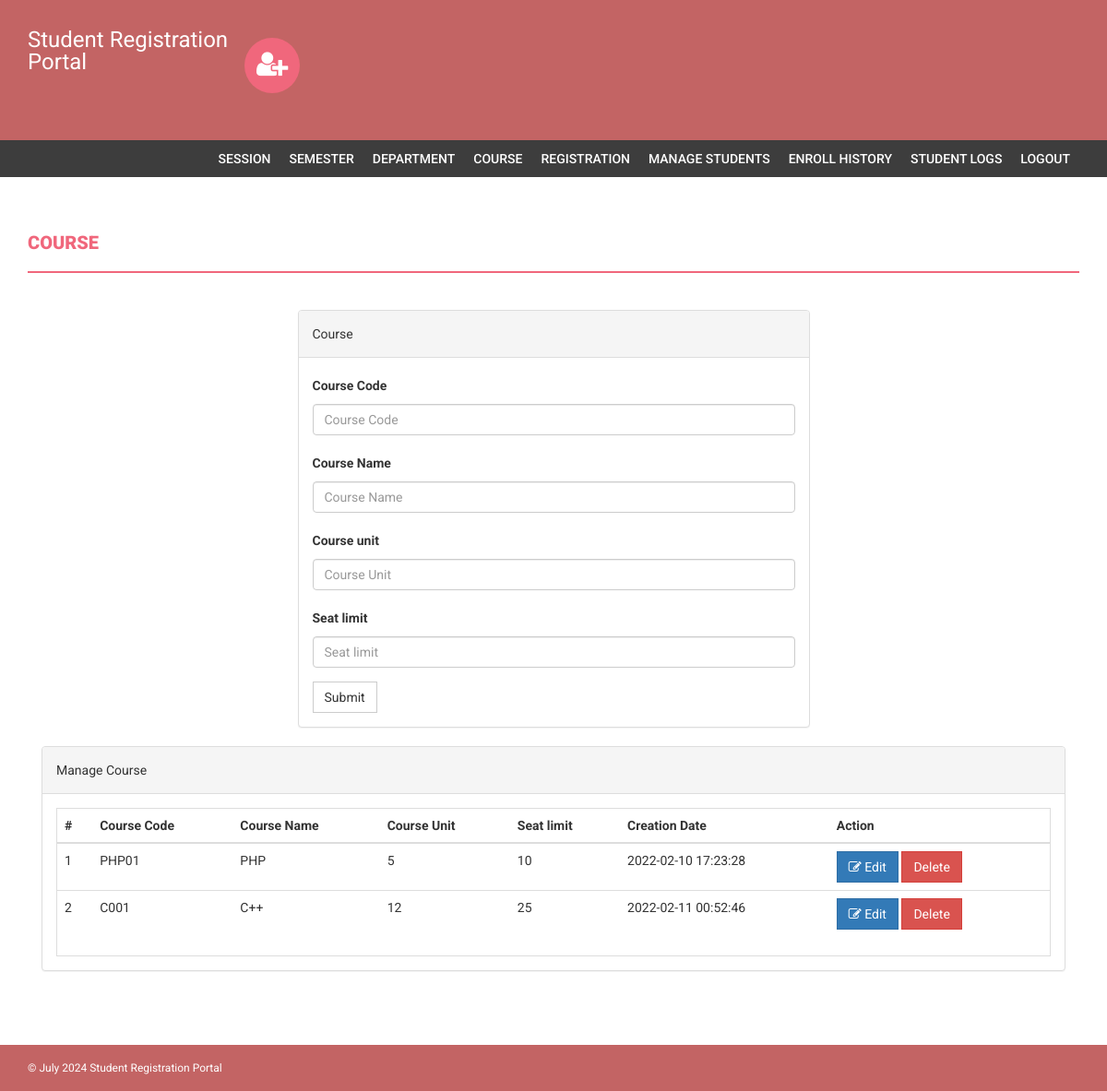
Page /admin/course.php (signed in) on the earlier database version.
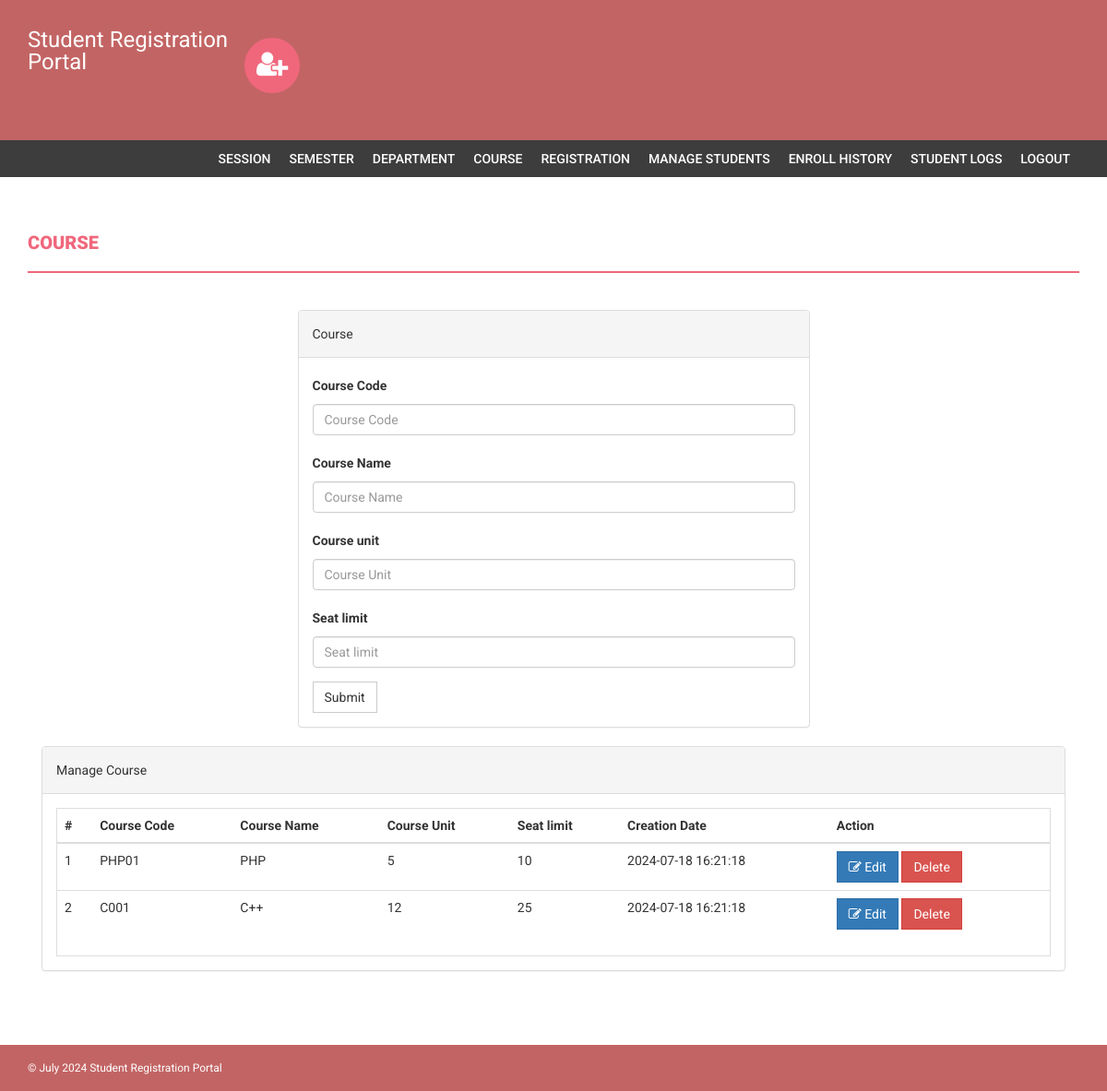
Same page on the later database version.
### tables this page shows
CREATE TABLE `course` (
  `id` int(11) NOT NULL,
  `courseCode` varchar(255) DEFAULT NULL,
  `courseName` varchar(255) DEFAULT NULL,
  `courseUnit` varchar(255) DEFAULT NULL,
  `noofSeats` int(11) DEFAULT NULL,
  `creationDate` timestamp NULL DEFAULT current_timestamp(),
  `updationDate` varchar(255) DEFAULT NULL
);

### admin/course.php (the view, shortened to what this page needs)
<?php
if(strlen($_SESSION['alogin'])==0)
    {
header('location:index.php');
}
else{
?>
<!DOCTYPE html>
<html xmlns="http://www.w3.org/1999/xhtml">
<head>
    <link href="assets/css/bootstrap.css" rel="stylesheet" />
    <link href="assets/css/font-awesome.css" rel="stylesheet" />
    <link href="assets/css/style.css" rel="stylesheet" />
</head>
<body>
<?php include('includes/header.php');?>
<?php if($_SESSION['alogin']!="")
{
 include('includes/menubar.php');
}
 ?>
    <div class="content-wrapper">
        <div class="container">
              <div class="row">
                    <div class="col-md-12">
                        <h1 class="page-head-line">Course  </h1>
                    </div>
                </div>
                <div class="row" >
                  <div class="col-md-3"></div>
                    <div class="col-md-6">
                        <div class="panel panel-default">
                        <div class="panel-heading">
                           Course
                        </div>
                        <div class="panel-body">
                       <form name="dept" method="post">
   <div class="form-group">
    <label for="coursecode">Course Code  </label>
    <input type="text" class="form-control" id="coursecode" name="coursecode" placeholder="Course Code" required />
  </div>
 <div class="form-group">
    <label for="coursename">Course Name  </label>
    <input type="text" class="form-control" id="coursename" name="coursename" placeholder="Course Name" required />
  </div>
<div class="form-group">
    <label for="courseunit">Course unit  </label>
    <input type="text" class="form-control" id="courseunit" name="courseunit" placeholder="Course Unit" required />
  </div>
<div class="form-group">
    <label for="seatlimit">Seat limit  </label>
    <input type="text" class="form-control" id="seatlimit" name="seatlimit" placeholder="Seat limit" required />
  </div>
 <button type="submit" name="submit" class="btn btn-default">Submit</button>
</form>
                            </div>
                            </div>
                    </div>
                </div>
                <div class="col-md-12">
                    <div class="panel panel-default">
                        <div class="panel-heading">
                            Manage Course
                        </div>
                        <div class="panel-body">
                            <div class="table-responsive table-bordered">
                                <table class="table">
                                    <thead>
                                        <tr>
                                            <th>#</th>
                                            <th>Course Code</th>
                                            <th>Course Name </th>
                                            <th>Course Unit</th>
                                            <th>Seat limit</th>
                                             <th>Creation Date</th>
                                             <th>Action</th>
                                        </tr>
                                    </thead>
                                    <tbody>
<?php
$sql=mysqli_query($con,"select * from course");
$cnt=1;
while($row=mysqli_fetch_array($sql))
{
?>
                                        <tr>
                                            <td><?php echo $cnt;?></td>
                                            <td><?php echo htmlentities($row['courseCode']);?></td>
                                            <td><?php echo htmlentities($row['courseName']);?></td>
                                            <td><?php echo htmlentities($row['courseUnit']);?></td>
                                             <td><?php echo htmlentities($row['noofSeats']);?></td>
                                            <td><?php echo htmlentities($row['creationDate']);?></td>
                                            <td>
                                            <a href="edit-course.php?id=<?php echo $row['id']?>">
<button class="btn btn-primary"><i class="fa fa-edit "></i> Edit</button> </a>
  <a href="course.php?id=<?php echo $row['id']?>&del=delete" onClick="return confirm('Are you sure you want to delete?')">
                                            <button class="btn btn-danger">Delete</button>
</a>
                                            </td>
                                        </tr>
<?php
$cnt++;
} ?>
                                    </tbody>
                                </table>
                            </div>
                        </div>
                    </div>
                </div>
            </div>
        </div>
  <?php include('includes/footer.php');?>
</body>
</html>
<?php } ?>

Differences in the rows shown:
changed course "PHP01": creationDate "2022-02-10 17:23:28" → "2024-07-18 16:21:18"
changed course (number 2 of 2 on the later page): creationDate "2022-02-11 00:52:46" → "2024-07-18 16:21:18"
